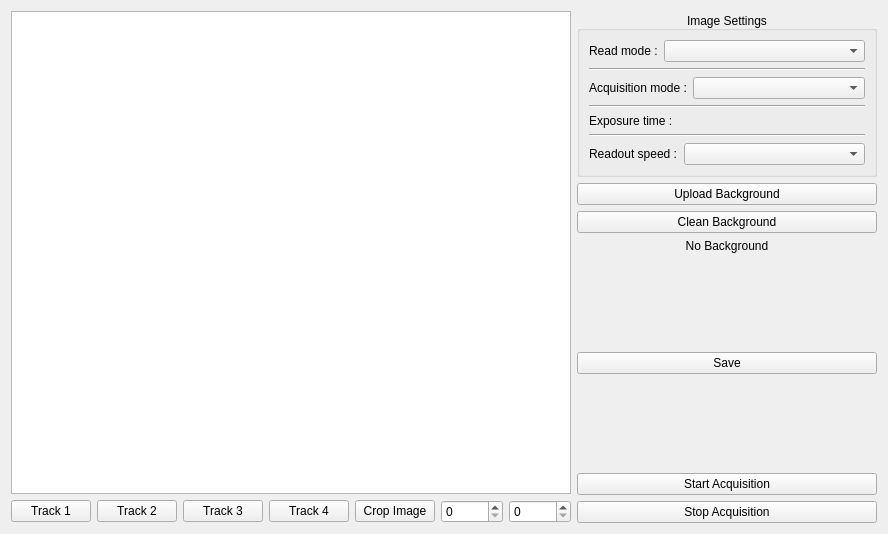
<?xml version="1.0" encoding="UTF-8"?>
<ui version="4.0">
 <class>Form</class>
 <widget class="QWidget" name="Form">
  <property name="geometry">
   <rect>
    <x>0</x>
    <y>0</y>
    <width>888</width>
    <height>534</height>
   </rect>
  </property>
  <property name="sizePolicy">
   <sizepolicy hsizetype="Expanding" vsizetype="Expanding">
    <horstretch>0</horstretch>
    <verstretch>0</verstretch>
   </sizepolicy>
  </property>
  <property name="windowTitle">
   <string>Form</string>
  </property>
  <layout class="QGridLayout" name="gridLayout">
   <item row="0" column="1" rowspan="2">
    <layout class="QVBoxLayout" name="colorbar"/>
   </item>
   <item row="0" column="0">
    <widget class="PlotWidget" name="graph"/>
   </item>
   <item row="0" column="2" rowspan="2">
    <layout class="QVBoxLayout" name="verticalLayout_6">
     <item>
      <widget class="QGroupBox" name="image_settings">
       <property name="maximumSize">
        <size>
         <width>300</width>
         <height>16777215</height>
        </size>
       </property>
       <property name="styleSheet">
        <string notr="true"/>
       </property>
       <property name="title">
        <string>Image Settings</string>
       </property>
       <property name="alignment">
        <set>Qt::AlignBottom|Qt::AlignHCenter</set>
       </property>
       <layout class="QVBoxLayout" name="verticalLayout_5">
        <item>
         <layout class="QHBoxLayout" name="horizontalLayout_4">
          <item>
           <widget class="QLabel" name="read_modes_label">
            <property name="text">
             <string>Read mode :</string>
            </property>
           </widget>
          </item>
          <item>
           <widget class="QComboBox" name="read_modes">
            <property name="sizePolicy">
             <sizepolicy hsizetype="Expanding" vsizetype="Fixed">
              <horstretch>0</horstretch>
              <verstretch>0</verstretch>
             </sizepolicy>
            </property>
           </widget>
          </item>
         </layout>
        </item>
        <item>
         <widget class="Line" name="separator8">
          <property name="orientation">
           <enum>Qt::Horizontal</enum>
          </property>
         </widget>
        </item>
        <item>
         <layout class="QHBoxLayout" name="horizontalLayout_5">
          <item>
           <widget class="QLabel" name="acquisition_modes_label">
            <property name="text">
             <string>Acquisition mode :</string>
            </property>
           </widget>
          </item>
          <item>
           <widget class="QComboBox" name="acquisition_modes">
            <property name="sizePolicy">
             <sizepolicy hsizetype="Expanding" vsizetype="Fixed">
              <horstretch>0</horstretch>
              <verstretch>0</verstretch>
             </sizepolicy>
            </property>
           </widget>
          </item>
         </layout>
        </item>
        <item>
         <widget class="Line" name="separator9">
          <property name="orientation">
           <enum>Qt::Horizontal</enum>
          </property>
         </widget>
        </item>
        <item>
         <layout class="QHBoxLayout" name="exposure_time_layout">
          <item>
           <widget class="QLabel" name="exposure_time_label">
            <property name="text">
             <string>Exposure time :</string>
            </property>
           </widget>
          </item>
         </layout>
        </item>
        <item>
         <widget class="Line" name="separator10">
          <property name="orientation">
           <enum>Qt::Horizontal</enum>
          </property>
         </widget>
        </item>
        <item>
         <layout class="QHBoxLayout" name="readout_speed_layout">
          <item>
           <widget class="QLabel" name="readout_speed_label">
            <property name="text">
             <string>Readout speed :</string>
            </property>
           </widget>
          </item>
          <item>
           <widget class="QComboBox" name="readout_speed">
            <property name="sizePolicy">
             <sizepolicy hsizetype="Expanding" vsizetype="Fixed">
              <horstretch>0</horstretch>
              <verstretch>0</verstretch>
             </sizepolicy>
            </property>
           </widget>
          </item>
         </layout>
        </item>
       </layout>
      </widget>
     </item>
     <item>
      <widget class="QPushButton" name="upload_background">
       <property name="text">
        <string>Upload Background</string>
       </property>
      </widget>
     </item>
     <item>
      <widget class="QPushButton" name="clean_background">
       <property name="text">
        <string>Clean Background</string>
       </property>
      </widget>
     </item>
     <item>
      <widget class="QLabel" name="background_msg">
       <property name="text">
        <string>No Background</string>
       </property>
       <property name="alignment">
        <set>Qt::AlignCenter</set>
       </property>
      </widget>
     </item>
     <item>
      <spacer name="verticalSpacer_6">
       <property name="orientation">
        <enum>Qt::Vertical</enum>
       </property>
       <property name="sizeHint" stdset="0">
        <size>
         <width>251</width>
         <height>13</height>
        </size>
       </property>
      </spacer>
     </item>
     <item>
      <widget class="QPushButton" name="save">
       <property name="maximumSize">
        <size>
         <width>300</width>
         <height>16777215</height>
        </size>
       </property>
       <property name="text">
        <string>Save</string>
       </property>
      </widget>
     </item>
     <item>
      <spacer name="verticalSpacer_2">
       <property name="orientation">
        <enum>Qt::Vertical</enum>
       </property>
       <property name="sizeHint" stdset="0">
        <size>
         <width>251</width>
         <height>13</height>
        </size>
       </property>
      </spacer>
     </item>
     <item>
      <widget class="QPushButton" name="start_acquisition">
       <property name="maximumSize">
        <size>
         <width>300</width>
         <height>16777215</height>
        </size>
       </property>
       <property name="text">
        <string>Start Acquisition</string>
       </property>
      </widget>
     </item>
     <item>
      <widget class="QPushButton" name="stop_acquisition">
       <property name="maximumSize">
        <size>
         <width>300</width>
         <height>16777215</height>
        </size>
       </property>
       <property name="text">
        <string>Stop Acquisition</string>
       </property>
      </widget>
     </item>
    </layout>
   </item>
   <item row="1" column="0">
    <layout class="QHBoxLayout" name="horizontalLayout_3">
     <item>
      <widget class="QPushButton" name="track1">
       <property name="text">
        <string>Track 1</string>
       </property>
      </widget>
     </item>
     <item>
      <widget class="QPushButton" name="track2">
       <property name="text">
        <string>Track 2</string>
       </property>
      </widget>
     </item>
     <item>
      <widget class="QPushButton" name="track3">
       <property name="text">
        <string>Track 3</string>
       </property>
      </widget>
     </item>
     <item>
      <widget class="QPushButton" name="track4">
       <property name="text">
        <string>Track 4</string>
       </property>
      </widget>
     </item>
     <item>
      <widget class="QPushButton" name="image_advanced">
       <property name="text">
        <string>Crop Image</string>
       </property>
      </widget>
     </item>
     <item>
      <widget class="QSpinBox" name="horizontal_binning">
       <property name="maximumSize">
        <size>
         <width>100</width>
         <height>16777215</height>
        </size>
       </property>
       <property name="maximum">
        <number>99</number>
       </property>
      </widget>
     </item>
     <item>
      <widget class="QSpinBox" name="vertical_binning">
       <property name="maximumSize">
        <size>
         <width>100</width>
         <height>16777215</height>
        </size>
       </property>
      </widget>
     </item>
    </layout>
   </item>
  </layout>
 </widget>
 <customwidgets>
  <customwidget>
   <class>PlotWidget</class>
   <extends>QGraphicsView</extends>
   <header location="global">pyqtgraph</header>
  </customwidget>
 </customwidgets>
 <resources/>
 <connections/>
</ui>
